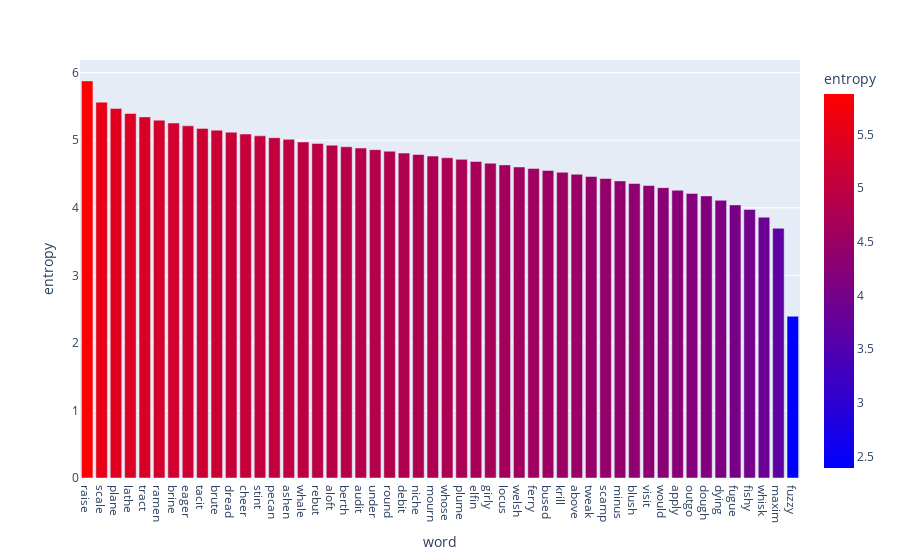

This figure's notebook cell:
### Code cell
df = lexicon
sample_size = min(50,df.shape[0])
sample_idx = (np.linspace(0,df.shape[0]-1,sample_size)).astype(int)
df_sample = df.iloc[sample_idx]
maxVal,minVal = max(df_sample.entropy),min(df_sample.entropy)
fig = px.bar(df_sample, x='word', y='entropy',color='entropy',color_continuous_scale='Bluered',range_color=[minVal,maxVal])
fig.show()

### Figure 1 — Plotly figure (JSON) as saved in the notebook; plotly's stock layout.template omitted (floating-point values rounded to 4 significant figures)
{"data": [{"alignmentgroup": "True", "hovertemplate": "word=%{x}<br>entropy=%{marker.color}<extra></extra>", "legendgroup": "", "marker": {"color": [5.878, 5.564, 5.469, 5.396, 5.346, 5.297, 5.255, 5.213, 5.175, 5.149, 5.119, 5.091, 5.065, 5.037, 5.013, 4.975, 4.953, 4.927, 4.904, 4.884, 4.86, 4.837, 4.81, 4.789, 4.765, 4.74, 4.717, 4.686, 4.66, 4.635, 4.605, 4.582, 4.553, 4.526, 4.497, 4.464, 4.433, 4.398, 4.359, 4.33, 4.298, 4.26, 4.213, 4.176, 4.111, 4.043, 3.976, 3.861, 3.696, 2.394], "coloraxis": "coloraxis", "pattern": {"shape": ""}}, "name": "", "offsetgroup": "", "orientation": "v", "showlegend": false, "textposition": "auto", "type": "bar", "x": ["raise", "scale", "plane", "lathe", "tract", "ramen", "brine", "eager", "tacit", "brute", "dread", "cheer", "stint", "pecan", "ashen", "whale", "rebut", "aloft", "berth", "audit", "under", "round", "debit", "niche", "mourn", "whose", "plume", "elfin", "girly", "locus", "welsh", "ferry", "bused", "krill", "above", "tweak", "scamp", "minus", "blush", "visit", "would", "apply", "outgo", "dough", "dying", "fugue", "fishy", "whisk", "maxim", "fuzzy"], "xaxis": "x", "y": [5.878, 5.564, 5.469, 5.396, 5.346, 5.297, 5.255, 5.213, 5.175, 5.149, 5.119, 5.091, 5.065, 5.037, 5.013, 4.975, 4.953, 4.927, 4.904, 4.884, 4.86, 4.837, 4.81, 4.789, 4.765, 4.74, 4.717, 4.686, 4.66, 4.635, 4.605, 4.582, 4.553, 4.526, 4.497, 4.464, 4.433, 4.398, 4.359, 4.33, 4.298, 4.26, 4.213, 4.176, 4.111, 4.043, 3.976, 3.861, 3.696, 2.394], "yaxis": "y"}], "layout": {"barmode": "relative", "coloraxis": {"cmax": 5.878, "cmin": 2.394, "colorbar": {"title": {"text": "entropy"}}, "colorscale": [[0, "rgb(0,0,255)"], [1, "rgb(255,0,0)"]]}, "legend": {"tracegroupgap": 0}, "margin": {"t": 60}, "xaxis": {"anchor": "y", "domain": [0, 1], "title": {"text": "word"}}, "yaxis": {"anchor": "x", "domain": [0, 1], "title": {"text": "entropy"}}}}
